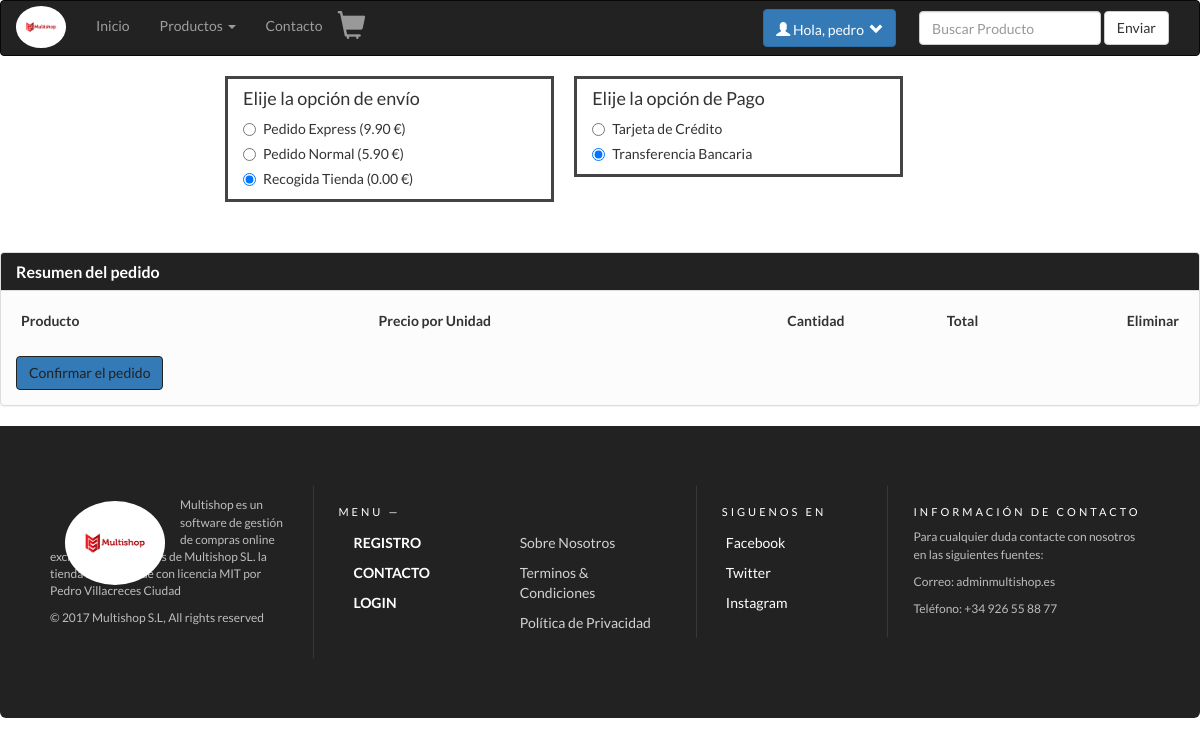
/shoppingcart (signed in), run on the app's committed database.
### tables this page shows
CREATE TABLE `dispatch_method` (
  `id_method` int(11) NOT NULL AUTO_INCREMENT,
  `method` varchar(50) NOT NULL DEFAULT '',
  `price_method` double(10,2) NOT NULL,
  PRIMARY KEY (`id_method`)
);

CREATE TABLE `payments` (
  `id_payment` int(11) NOT NULL AUTO_INCREMENT,
  `type` varchar(50) NOT NULL,
  PRIMARY KEY (`id_payment`)
);

### models/conexion.php (called while the page is built)
<?php
class Conexion
{
    public static function connect()
    {
        $link = new PDO('mysql:dbname=multishop;host=localhost', "root", "");
        return $link;
    }
}

### models/shoppingcart.php (called while the page is built, shortened)
<?php
require_once "conexion.php";
class ShoppingCartModel
{
    public static function getPayments($table){
        $stmt = Conexion::connect()->prepare("Select * from $table");
        $stmt->execute();
        return $stmt->fetchAll();
    }
}

### controllers/links.php (called while the page is built)
<?php
class Links
{
    public function linksController()
    {
        if (isset($_GET["action"])) {
            $links = $_GET["action"];
        } else {
            $links = "index";
        }
        $response = LinksModels::linksModel($links);
        include $response;
    }
}

### controllers/template.php (called while the page is built)
<?php
class TemplateController
{
    public function template()
    {
        include "views/template.php";
    }
}

### index.php (called while the page is built, shortened)
<?php
require_once "models/links.php";
require_once "models/shoppingcart.php";
require_once "controllers/template.php";
require_once "controllers/links.php";
require_once "controllers/shoppingcart.php";
$template = new TemplateController();
$template->template();
?>

### controllers/shoppingcart.php (the view, shortened to what this page needs)
<?php
require_once(__DIR__ . "/../models/shoppingcart.php");
class ShoppingCart
{
    public function getPayments()
    {
        $response = ShoppingCartModel::getPayments("payments");
        foreach ($response as $row => $item) {
            if ($item['id_payment'] == 2) {
                echo '
                 <div class="radio">
                      <label><input class="payment-radio" type="radio" name="optradio1" id="' . $item['id_payment'] . '" checked>' . $item['type'] . '</label>
                 </div>
            ';
            } else {
                echo '
                <div class="radio">
                      <label><input class="payment-radio" type="radio" name="optradio1" id="' . $item['id_payment'] . '">' . $item['type'] . '</label>
                 </div>
            ';
            }
        }
    }
    public function getDispacth()
    {
        $response = ShoppingCartModel::getPayments("dispatch_method");
        foreach ($response as $row => $item) {
            if ($item['id_method'] ==3) {
                echo '
                 <div class="radio">
                      <label><input id="' . $item['id_method'] . '" class="pay-method" type="radio" name="optradio" value="' . $item['price_method'] . '" checked>' . $item['method'] . ' ('.$item['price_method'].' €)</label>
                 </div>
            ';
            } else {
                echo '
                <div class="radio">
                      <label><input id="' . $item['id_method'] . '" class="pay-method" type="radio" name="optradio" value="' . $item['price_method'] . '">' . $item['method'] . '  ('.$item['price_method'].' €)</label>
                 </div>
            ';
            }
        }
    }
}

### components/css/style.css (style rules this page uses)
body { font-family: 'Lato', 'sans-serif' !important; }

### components/css/registrationForm.css (style rules this page uses)
body { background-color: #525252; }

### components/css/profileSection.css (style rules this page uses)
body { font-family: 'Lato', 'sans-serif'; }

### data on the page
dispatch_method: method "Pedido Express", price_method "9.90"
dispatch_method: method "Pedido Normal", price_method "5.90"
dispatch_method: method "Recogida Tienda", price_method "0.00"
payments: type "Tarjeta de Crédito"
payments: type "Transferencia Bancaria"

### other printed values
$_SESSION["name"] "pedro"
